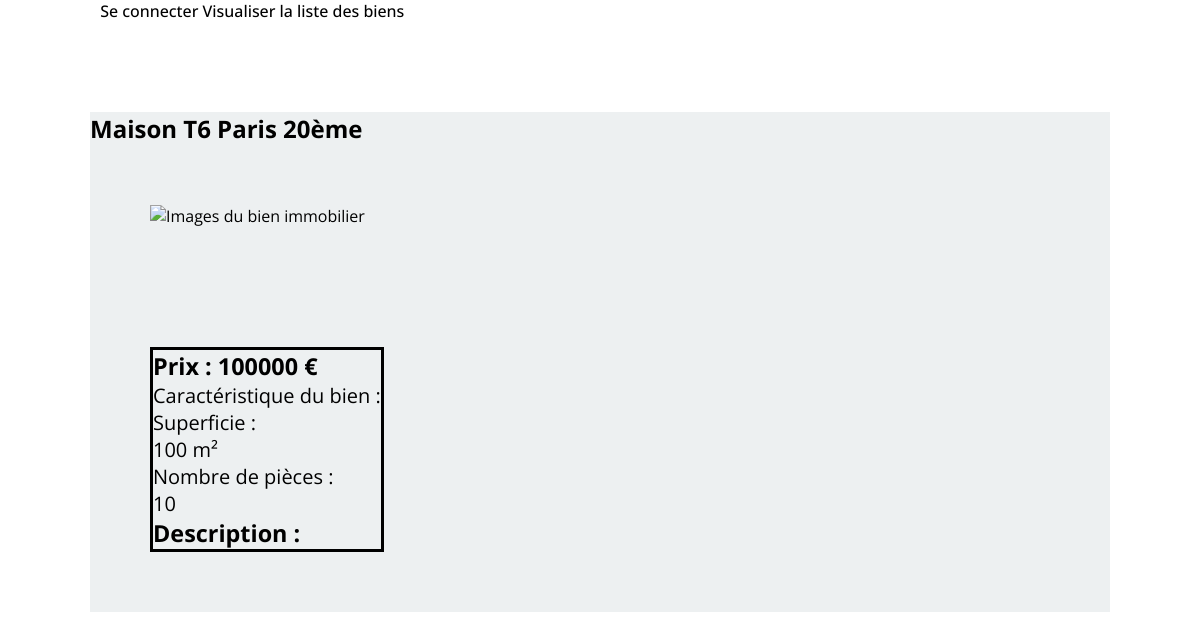
Screenshot of /vuescontroleurs/descriptionbien.php?reference=40001 with the database file from the repository.
### tables this page shows
CREATE TABLE IF NOT EXISTS `biens` (
  `reference` int(10) NOT NULL,
  `ville` varchar(20) NOT NULL,
  `type` varchar(20) NOT NULL,
  `description` varchar(1000) NOT NULL,
  `prix` int(10) NOT NULL,
  `surface` int(10) NOT NULL,
  `nbpiece` int(5) NOT NULL,
  `jardin` tinyint(1) NOT NULL,
  PRIMARY KEY (`reference`),
  KEY `contrainte` (`type`)
);

### modeles/mesFonctionsAccesBDD.php (called while the page is built, shortened)
<?php
function getUnBiens($pdo, $reference){
    $pdostatement=$pdo->prepare("SELECT * FROM biens WHERE reference = :reference");
    $bv1=$pdostatement->bindValue(':reference',$reference, PDO::PARAM_STR);
    $exec=$pdostatement->execute();
    $resultat=$pdostatement->fetch();
    return $resultat;
}

### vuescontroleurs/descriptionbien.php (the view, shortened to what this page needs)
<!DOCTYPE html>
<html>
    <head>
        <?php
        include_once'../inc/entete.inc'
        ?>
        <link rel="stylesheet" href="../css/cssimmo.css" />
    </head>
    <body>
        <?php
        include_once '../modeles/mesFonctionsAccesBDD.php';
        $lePdo = connexionBDD();
        $ref = $_GET['reference'];
        $unbien = getUnBiens($lePdo, $ref);
        ?>
        <div class="content">
            <h2 class="title_bien">Maison T6 Paris 20ème</h2>
            <div id="slider">
                <img src="image/maison9.jpeg"class="img_bien" alt="Images du bien immobilier" >
            </div>
            <aside class="desc">
                <h3><?php echo 'Prix : '.$unbien['prix'] .' €';?></h3>
                <p>Caractéristique du bien :</p>
                <dl>
                    <dt>Superficie :</dt>
                    <dd><?php echo $unbien['surface'] . ' m²';?></dd>
                    <dt>Nombre de pièces :</dt>
                    <dd><?php echo $unbien['nbpiece'] ;?></dd>
                </dl>
                <h3>Description :</h3>
            </aside>
        </div>
    </body>
</html>

### css/cssimmo.css (style rules this page uses)
* { box-sizing: border-box; margin: 0; padding: 0; font-family:'Open Sans', sans-serif; }
body { background-image: url(https://s1.1zoom.me/b5353/208/Houses_Villa_Design_Pools_537090_2560x1440.jpg); }
.content { background-color: #edf0f1; display: flex; flex-wrap: wrap; align-items: center; margin : 90px; }
.desc { display: flex; font-size: 20px; border: solid; margin : 60px; flex-direction: column; }
.img_bien { flex-basis: 40%; max-width: 45%; height: auto; margin : 60px; }
#slider { position: relative; width: 1200px; margin: auto; display: flex; align-items: left; }

### rows the page displays
biens: prix "100000", surface "100", nbpiece "10"
